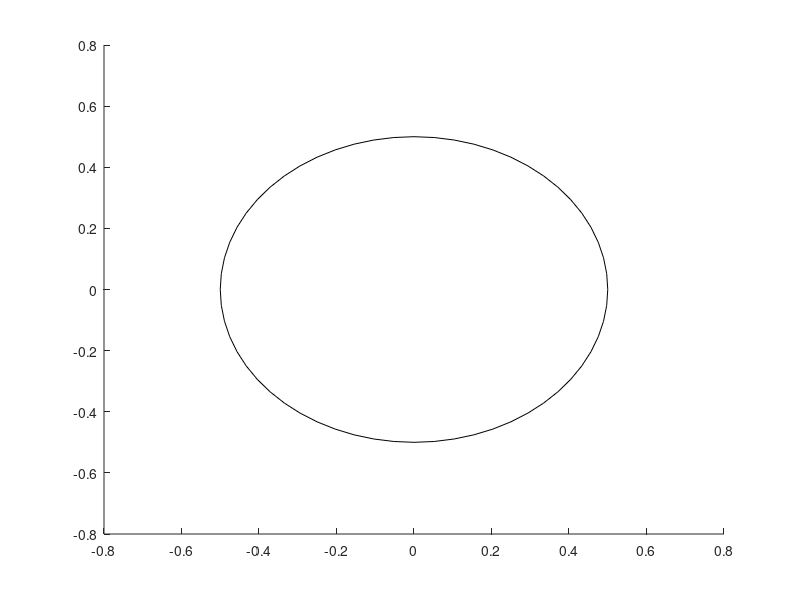

This chart was generated by the following MATLAB code:
function circle(varargin)
%CIRCLE Create circle
%   CIRCLE adds a default circle to the current axes.
%   CIRCLE('Center', [x y], 'Diameter', d, ...)
%   Other properties are the same as for rectangle function
%   Calls rectangle with Curvature of [1 1].

circle_arg_ndx = [];

diameter_ndx = find(strcmpi(varargin, 'Diameter') & mod(1:nargin,2), 1) + 1;
if isempty(diameter_ndx)
    d = 1;
else
    d = varargin{diameter_ndx};
    circle_arg_ndx = [circle_arg_ndx, diameter_ndx-1, diameter_ndx];
end

center_ndx = find(strcmpi(varargin, 'Center') & mod(1:nargin,2), 1) + 1;
if isempty(center_ndx)
    c = [0 0];
else
    c = varargin{center_ndx};
    circle_arg_ndx = [circle_arg_ndx, center_ndx-1, center_ndx];
end

x = c(1) - d/2;
y = c(2) - d/2;
w = d;
h = d;

rectangle_arg_ndx = setdiff(1:nargin, circle_arg_ndx);
rectangle_args = varargin(rectangle_arg_ndx);
rectangle('Position', [x y w h], 'Curvature', [1 1], rectangle_args{:})
